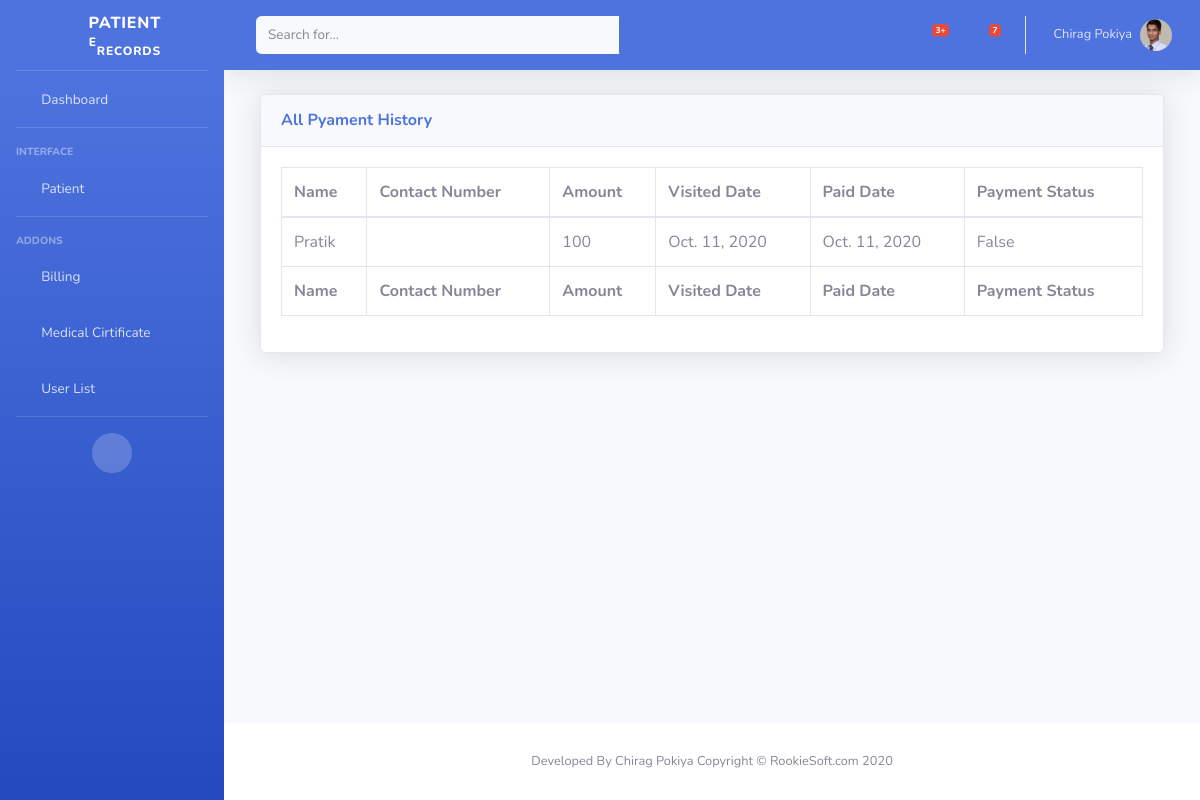
Page /all_bill/ (signed in) on the committed database.
### account/models.py (models this page shows, shortened)
class Profile(models.Model):
    user = models.OneToOneField(User, on_delete=models.CASCADE)
    contact_no = models.IntegerField(null = True, blank=True, default=0)
    address = models.CharField(max_length=200)
    sex = models.CharField(max_length=50)
    dob = models.DateField(null = True, blank=True,)
    age = models.IntegerField(blank=True, null = True)
    blood_group = models.CharField(max_length=3)
    photo = models.ImageField(upload_to = 'users/%Y/%m/%d', blank = True)
    archive = models.BooleanField(default=False)
    created_at=models.DateTimeField(auto_now_add=True)
    updated_at=models.DateTimeField(auto_now_add=True)

### home/models.py (models this page shows)
class Bill(models.Model):
	patientcomplaint = models.ForeignKey(PatientComplaint, on_delete=models.CASCADE, related_name='bill_patientcomplaint')
	patient = models.ForeignKey(User, on_delete=models.CASCADE, related_name='bill_patient')
	doctor = models.ForeignKey(User, on_delete=models.CASCADE, related_name='bill_doctor')
	amount = models.IntegerField()
	bill_date = models.DateField(auto_now_add=True)
	paid_date = models.DateField()
	is_paid = models.BooleanField(default=False)

### home/views.py (the view)
# urls.py: path('all_bill/', all_bill, name = 'all_bill'),
@login_required
def all_bill(request):
    bills = Bill.objects.all()
    return render(request, "bill/billlist.html", {"bills": bills})

### home/context_processors.py (called while the page is built)
def hasGroup(user, groupName):
    try:
        group = Group.objects.get(name=groupName)
        return True if group in user.groups.all() else False
    except:
        return False

def menu_processor(request):
    menu = {}
    user = request.user
    if hasGroup(user, 'doctor'):
        menu['Cases'] = '/case'
        menu['New Patient'] = '/register'
        menu['Manage Patient'] = '/manage_patient'
    elif hasGroup(user, 'patient'):
        menu['Reports'] = '/reports'
        menu['Appointments'] = '/appointments'
        menu['Medication'] = '/medicines'
        menu['Bills'] = '/bill'
        menu['Cases'] = '/case'
    elif hasGroup(user, 'receptionist'):
        menu['New Patient'] = '/register'
        menu['Cases'] = '/case'
        menu['Generate Case'] = '/generate'
    elif hasGroup(user, 'lab_attendant'):
        menu['Reports'] = '/reports'
        menu['Generate Report'] = '/reports/generate'
    elif hasGroup(user, 'inventory_manager'):
        menu['All Stock'] = ''
        menu['Stock Details'] = ''
    return {'menu': menu}

### home/templates/bill/billlist.html (shortened to what this page needs)
{% extends 'home/base.html' %}
{% load static %}
{% block css %}
<link rel="stylesheet" type="text/css" href="https://cdn.datatables.net/v/bs4/dt-1.10.21/datatables.min.css" />
{% endblock css %}
{% block body %}
<div class="container-fluid">
    <div class="card shadow mb-4">
      <div class="card-header py-3">
        <h6 class="m-0 font-weight-bold text-primary">All Pyament History</h6>
      </div>
      <div class="card-body">
        <div class="table-responsive">
          <table class="table table-bordered" id="dataTable" width="100%" cellspacing="0">
            <thead>
              <tr>
                <th>Name</th>
                <th>Contact Number</th>
                <th>Amount</th>
                <th>Visited Date</th>
                <th>Paid Date</th>
                <th>Payment Status</th>
              </tr>
            </thead>
            <tfoot>
              <tr>
                <th>Name</th>
                <th>Contact Number</th>
                <th>Amount</th>
                <th>Visited Date</th>
                <th>Paid Date</th>
                <th>Payment Status</th>
              </tr>
            </tfoot>
            <tbody>
                {% for bill in bills %}
                <tr>
                    <td>{{ bill.patient.first_name }}</td>
                    <td>{{ bill.patient.contact_no }}</td>
                    <td>{{ bill.amount }}</td>
                    <td>{{ bill.bill_date }}</td>
                    <td>{{ bill.paid_date }}</td>
                    <td>{{ bill.is_paid }}</td>
                </tr>
                {% endfor %}
            </tbody>
          </table>
        </div>
      </div>
    </div>
</div>
{% endblock %}

### home/templates/home/base.html (shortened to what this page needs)
{% load static %}
<!DOCTYPE html>
<html lang="en">
<head>
  <link href="{% static "vendor/fontawesome-free/css/all.min.css" %}" rel="stylesheet" type="text/css">
  <link href="{% static "css/sb-admin-2.min.css" %}" rel="stylesheet">
  {% block css %}
{% endblock css %}
</head>
<body id="page-top">
  <div id="wrapper">
    <ul class="navbar-nav bg-gradient-primary sidebar sidebar-dark accordion" id="accordionSidebar">
      <a class="sidebar-brand d-flex align-items-center justify-content-center" href="index.html">
        <div class="sidebar-brand-icon rotate-n-15">
          <i class="fas fa-laugh-wink"></i>
        </div>
        <div class="sidebar-brand-text mx-3">Patient <sup>e</sup><sub>Records</sub></div>
      </a>
      <hr class="sidebar-divider my-0">
      <li class="nav-item">
        <a class="nav-link" href="index.html">
          <i class="fas fa-fw fa-tachometer-alt"></i>
          <span>Dashboard</span></a>
      </li>
      <hr class="sidebar-divider">
      <div class="sidebar-heading">
        Interface
      </div>
      <li class="nav-item">
        <a class="nav-link collapsed" href="#" data-toggle="collapse" data-target="#collapseTwo" aria-expanded="true"
          aria-controls="collapseTwo">
          <i class="fas fa-fw fa-cog"></i>
          <span>Patient</span>
        </a>
      </li>
      <hr class="sidebar-divider d-none d-md-block">
      <div class="sidebar-heading">
        Addons
      </div>
      <li class="nav-item">
        <a class="nav-link collapsed" href="/all_bill">
          <i class="fas fa-fw fa-folder"></i>
          <span>Billing</span>
        </a>
      </li>
      <li class="nav-item">
        <a class="nav-link" href="charts.html">
          <i class="fas fa-fw fa-chart-area"></i>
          <span>Medical Cirtificate</span></a>
      </li>
      <li class="nav-item">
        <a class="nav-link" href="/userlist">
          <i class="fas fa-fw fa-table"></i>
          <span>User List</span></a>
      </li>
      <hr class="sidebar-divider d-none d-md-block">
      <div class="text-center d-none d-md-inline">
        <button class="rounded-circle border-0" id="sidebarToggle"></button>
      </div>
    </ul>
    <div id="content-wrapper" class="d-flex flex-column">
      <div id="content">
        <nav class="navbar navbar-expand navbar-dark bg-primary topbar mb-4 static-top shadow">
          <form class="d-none d-sm-inline-block form-inline mr-auto ml-md-3 my-2 my-md-0 mw-100 navbar-search">
            <div class="input-group">
              <input type="text" class="form-control bg-light border-0 small" placeholder="Search for..."
                aria-label="Search" aria-describedby="basic-addon2">
              <div class="input-group-append">
                <button class="btn btn-primary" type="button">
                  <i class="fas fa-search fa-sm"></i>
                </button>
              </div>
            </div>
          </form>
          <ul class="navbar-nav ml-auto">
            <li class="nav-item dropdown no-arrow mx-1">
              <a class="nav-link dropdown-toggle" href="#" id="alertsDropdown" role="button" data-toggle="dropdown"
                aria-haspopup="true" aria-expanded="false">
                <i class="fas fa-bell fa-fw"></i>
                <span class="badge badge-danger badge-counter">3+</span>
              </a>
            </li>
            <li class="nav-item dropdown no-arrow mx-1">
              <a class="nav-link dropdown-toggle" href="#" id="messagesDropdown" role="button" data-toggle="dropdown"
                aria-haspopup="true" aria-expanded="false">
                <i class="fas fa-envelope fa-fw"></i>
                <span class="badge badge-danger badge-counter">7</span>
              </a>
            </li>
            <li class="nav-item dropdown no-arrow">
              <a class="nav-link dropdown-toggle" href="#" id="userDropdown" role="button" data-toggle="dropdown"
                aria-haspopup="true" aria-expanded="false">
                <span class="mr-2 d-none d-lg-inline text-white-600 small">{{request.user.first_name}}
                  {{request.user.last_name}}</span>
                <img class="img-profile rounded-circle" src="{{ user.profile.photo.url }}">
              </a>
            </li>
          </ul>
        </nav>
        <div class="container-fluid">
          <div class="row">
            {% block body %}{% endblock %}
          </div>
        </div>
      </div>
      <footer class="sticky-footer bg-white">
        <div class="container my-auto">
          <div class="copyright text-center my-auto">
            <span>Developed By Chirag Pokiya</span>
            <span>Copyright &copy; RookieSoft.com 2020</span>
          </div>
        </div>
      </footer>
    </div>
  </div>
</body>
</html>

### rows in the picture
Bill: patient.first_name "Pratik", amount "100", bill_date "Oct. 11, 2020", paid_date "Oct. 11, 2020", is_paid "False"

### other values in the picture
{{ request.user.first_name }} "Chirag"
{{ request.user.last_name }} "Pokiya"
